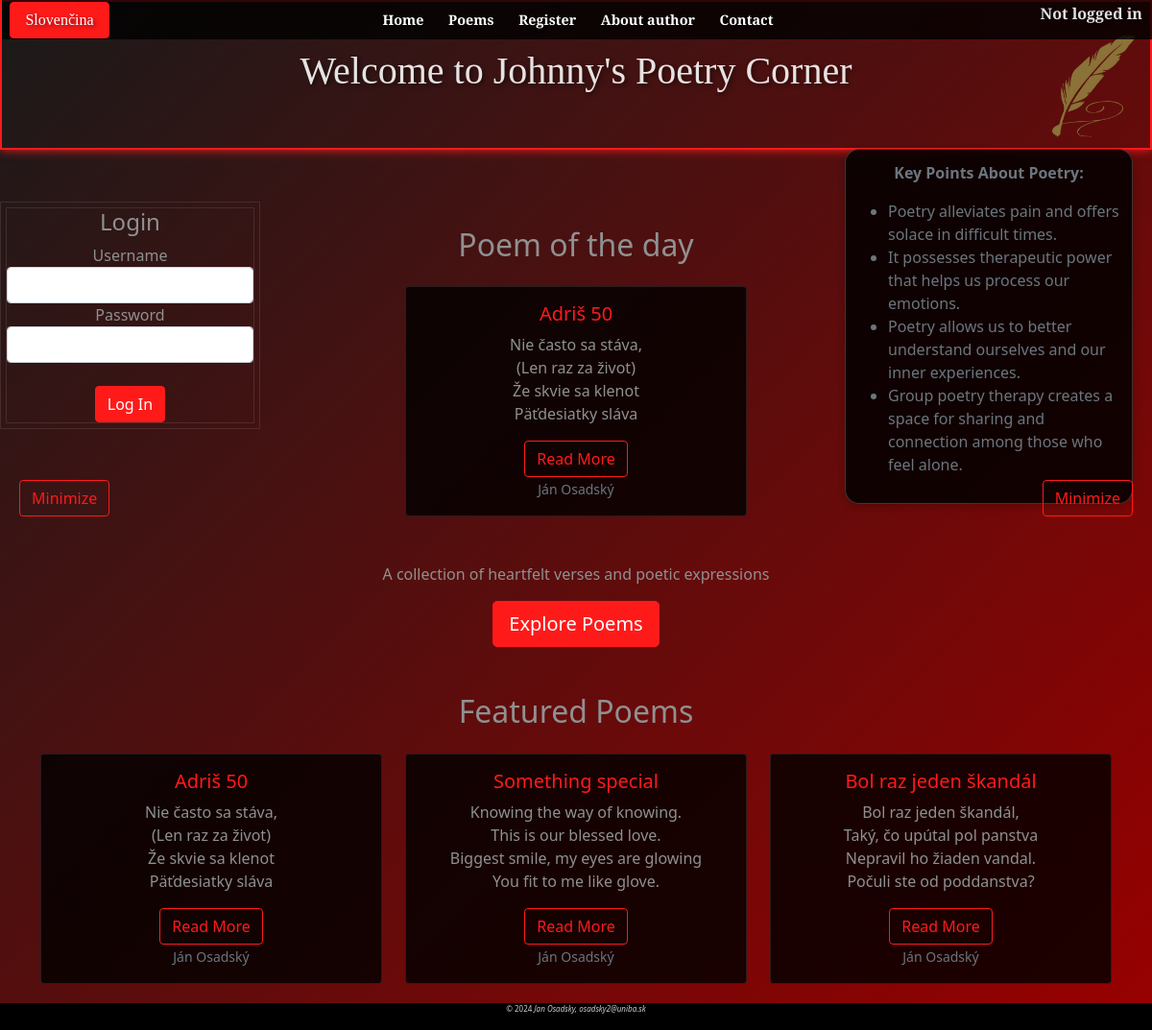
Screenshot of /welcome.php with the database file from the repository.
### tables this page shows
CREATE TABLE `poems` (
  `ID` int(11) NOT NULL,
  `name` text NOT NULL,
  `author` text NOT NULL,
  `text` mediumtext NOT NULL,
  `date` date NOT NULL DEFAULT current_timestamp(),
  `lang` tinytext NOT NULL
);

### includes/functions/funkcie.php (the view, shortened to what this page needs)
<?php
function displayRandom($limit, $title) {
    $conn = new mysqli('localhost', 'root', '', 'poems');
    $sql = "SELECT * FROM poems ORDER BY RAND() LIMIT ?";
    $stmt = $conn->prepare($sql);
    $stmt->bind_param("i", $limit);
    $stmt->execute();
    $result = $stmt->get_result();
    if ($result->num_rows > 0) {
        echo "<div class='container'>";
        echo "<h2 class='text-center mb-4'>{$title}</h2>";
        echo "<div class='row justify-content-center'>";
        while ($poem = $result->fetch_assoc()) {
            $firstFourVerses = nl2br(htmlspecialchars(implode("\n", array_slice(explode("\n", $poem['text']), 0, 4))));
            echo <<<HTML
            <div class='col-md-4'>
                <div class='card poetry-card h-100'>
                    <div class='card-body'>
                        <h5 class='card-title'>{$poem['name']}</h5>
                        <p class='card-text'>{$firstFourVerses}</p>
                        <div class='text-muted'>
                            <a href='fullpoem.php?id={$poem["ID"]}' class='btn btn-outline-primary'>Read More</a><br>
                            <small>{$poem['author']}</small>
                        </div>
                    </div>
                </div>
            </div>
            HTML;
        }
        echo "</div></div>";
    }
}
?>

### assets/css/style.css (style rules this page uses)
:root { --primary-red: #ff1a1a; --dark-red: #990000; --off-black: #1a1a1a; text-align: center; }
* { margin: 0; padding: 0; box-sizing: border-box; }
body { background: linear-gradient(135deg, var(--off-black) 0%, var(--dark-red) 100%); color: rgb(144, 144, 144); min-height: 100vh; }
.btn-outline-primary { color: var(--primary-red); border-color: var(--primary-red); }
.card { background-color: rgba(0, 0, 0, 0.8); border: 1px solid rgba(255, 255, 255, 0.1); transition: transform 0.3s, box-shadow 0.3s; }
.card-title { color: var(--primary-red); }
.container { overflow: hidden; }

### rows the page displays
poems: name "Adriš 50", text "Nie často sa stáva, (Len raz za život) Že skvie sa klenot Päťdesiatky sláva", author "Ján Osadský"
poems: name "Something special", text "Knowing the way of knowing. This is our blessed love. Biggest smile, my eyes are glowing You fit to me like glove.", author "Ján Osadský"
poems: name "Bol raz jeden škandál", text "Bol raz jeden škandál, Taký, čo upútal pol panstva Nepravil ho žiaden vandal. Počuli ste od poddanstva?", author "Ján Osadský"

### other values shown
$title "Welcome to Johnny's Poetry Corner"
$title "Poem of the day Featured Poems"
AUTOR "Jan Osadsky"
WEB "osadsky2@uniba.sk"
